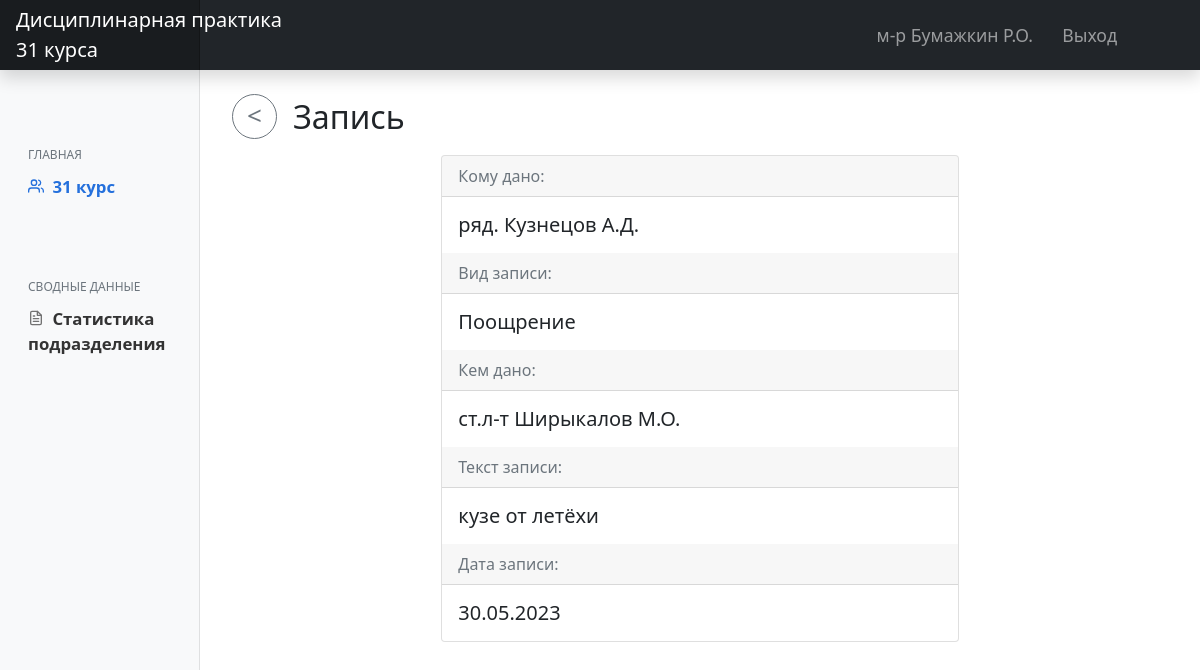
Page /note/pooschrenie-kuze-ot-letyohi-2b25f8c2/ (signed in) on the committed database.
### main/models.py (models this page shows, shortened)
class CustomUser(AbstractUser):
    LS = 1
    KO = 2
    KG = 3
    KOF = 4
    ST = 5
    NK = 6
    ROLE_CHOICES = (
        (LS, 'Курсант'),
        (KO, 'Командир отделения'),
        (KG, 'Командир группы'),
        (KOF, 'Курсовой офицер'),
        (ST, 'Старшина курса'),
        (NK, 'Начальник курса')
    )
    RANG_CHOICES = (
        ('ряд.', 'Рядовой'),
        ('мл.с-т', 'Мл.Сержант'),
        ('с-т', 'Сержант'),
        ('ст.с-т', 'Ст.Сержант'),
        ('пр-к', 'Прапорщик'),
        ('ст.пр-к', 'Ст.Прапорщик'),
        ('л-т', 'Лейтенант'),
        ('ст.л-т', 'Ст.Лейтенант'),
        ('к-н', 'Капитан'),
        ('м-р', 'Майор'),
        ('п/п-к', 'Подполковник'),
        ('п-к', 'Полковник')
    )
    role = models.PositiveSmallIntegerField('Должность', choices=ROLE_CHOICES, blank=True, null=True)
    first_name = models.CharField('Имя', max_length=50, blank=True, null=True)
    last_name = models.CharField('Фамилия', max_length=50, blank=True, null=True)
    surname = models.CharField('Отчество', max_length=50, blank=True, null=True)
    rang = models.CharField('Воинское звание', choices=RANG_CHOICES, max_length=50, blank=True, null=True)
    category = TreeForeignKey('Category', on_delete=models.PROTECT, related_name='staff', verbose_name='Подразделение',
                              blank=True, null=True)
    slug = models.SlugField(max_length=255, help_text='Заполняется автоматически!', db_index=True, blank=True)
    def get_FIO(self):
        if self.last_name:
            return str(self.rang) + ' ' + str(self.last_name) + ' ' + str(self.first_name[0].upper()) + '.' + str(
                self.surname[0].upper()) + '.'
        else:
            return "'unknown'"

class Category(MPTTModel):
    COURSE_TYPE = "course"
    PLATOON_TYPE = "platoon"
    GROUP_TYPE = "group"
    UNIT_TYPE = "unit"
    type_choices = [
        (COURSE_TYPE, "Курс"),
        (PLATOON_TYPE, "Взвод"),
        (GROUP_TYPE, "Группа"),
        (UNIT_TYPE, "Отделение"),
    ]
    title = models.CharField(max_length=50, unique=True, verbose_name='Название позразделения')
    type = models.CharField(choices=type_choices, max_length=25, verbose_name="Тип категории")
    parent = TreeForeignKey('self', on_delete=models.PROTECT, null=True, blank=True, related_name='children',
                            db_index=True, verbose_name='Родительская категория')
    slug = models.SlugField()
    class MPTTMeta:
        order_insertion_by = ['title']
    class Meta:
        unique_together = [['parent', 'slug']]
        verbose_name = 'Категория'
        verbose_name_plural = 'Категории'

class Note(models.Model):
    TYPENOTE_CHOICES = (
        ('Поощрение', 'Поощрение'),
        ('Взыскание', 'Взыскание'),
        ('Снятие ранее применённого взыскания', 'Снятие ранее применённого взыскания'),
    )
    cadet = models.ForeignKey(settings.AUTH_USER_MODEL, on_delete=models.CASCADE, related_name='notes',
                              verbose_name='Кому')
    type = models.CharField('Вид записи', choices=TYPENOTE_CHOICES, max_length=40)
    who_gave = models.ForeignKey(settings.AUTH_USER_MODEL, on_delete=models.PROTECT, related_name='written_notes',
                                 verbose_name='Кем дано')
    text = models.TextField('Текст записи')
    date = models.DateTimeField('Дата', default=datetime.now())
    check_active = models.BooleanField('Активно', default=True)
    slug = models.SlugField(max_length=255, unique=True, db_index=True, blank=True)
    class Meta:
        verbose_name = 'Запись'
        verbose_name_plural = 'Записи'

### main/views.py (the view)
# urls.py: path('note/<slug:slug>/', UserNoteView.as_view(), name='user_note_detail'),
class UserNoteView(DetailView):
    model = Note
    context_object_name = 'note'
    template_name = 'main/note_detail.html'

### main/templates/main/note_detail.html (shortened to what this page needs)
{% extends 'main/layout.html' %}
{% load static %}
{% block content %}
    <h2 class="mt-4 ms-2"><a onclick="history.back();"><button class="btn btn-outline-secondary btn-circle btn-sm mb-2 me-3"><</button></a>Запись</h2>
    <div class="container">
        <div class="row justify-content-center">
            <div class="col-7">
                <div class="card">
                    <div class="card-header text-muted">
                        Кому дано:
                    </div>
                    <div class="card-body">
                        <h5 class="h5 mb-0">{{ note.cadet.get_FIO }}</h5>
                    </div>
                    <div class="card-header text-muted">
                        Вид записи:
                    </div>
                    <div class="card-body">
                        <h5 class="h5 mb-0">{{ note.type }}</h5>
                    </div>
                    <div class="card-header text-muted">
                        Кем дано:
                    </div>
                    <div class="card-body">
                        <h5 class="h5 mb-0">{{ note.who_gave.get_FIO }}</h5>
                    </div>
                    <div class="card-header text-muted">
                        Текст записи:
                    </div>
                    <div class="card-body">
                        <h5 class="h5 mb-0">{{ note.text }}</h5>
                    </div>
                    <div class="card-header text-muted">
                        Дата записи:
                    </div>
                    <div class="card-body">
                        <h5 class="h5 mb-0">{{ note.date|date:"d.m.Y" }}</h5>
                    </div>
                </div>
            </div>
        </div>
    </div>
{% endblock %}

### main/templates/main/layout.html (shortened to what this page needs)
{% load static %}
<!DOCTYPE html>
<html lang="ru">
<head>
    <link rel="stylesheet" href="{% static 'main/css/main.css' %}">
    <link rel="stylesheet" href="{% static 'main/css/bootstrap.min.css' %}">
    <link href="{% static 'main/js/main.js' %}" rel="stylesheet">
  </head>
  <body>
  <header class="navbar navbar-dark sticky-top bg-dark flex-md-nowrap p-0 shadow">
      <a href="{% url 'home' %}" class="navbar-brand col-md-3 col-lg-2 me-0 px-3 text-start">Дисциплинарная практика<br>31 курса</a>
      <div class="navbar-nav">
          <div class="row row-cols-2 mx-2 gx-5">
              <div class="nav-item text-nowrap">
                  <a class="nav-link nav-el">{{ request.user.get_FIO }}</a>
              </div>
              <div class="nav-item text-nowrap">
                  <a class="nav-link nav-el px-3" href="{% url 'logout' %}">Выход</a>
              </div>
          </div>
      </div>
  </header>
  <div class="container-fluid">
      <div class="row">
          <nav id="sidebarMenu" class="col-md-3 col-lg-2 d-md-block bg-light sidebar collapse">
              <div class="position-sticky pt-5">
                  <h6 class="sidebar-heading d-flex justify-content-between align-items-center px-3 mb-1 text-muted">
                      Главная</h6>
                  <ul class="nav flex-column">
                      {% if request.user.role > 1 %}
                      <li class="nav-item">
                          <a class="nav-link active" aria-current="page" href="{% url 'view_group_content' %}">
                              <span data-feather="users"></span>
                              {{ request.user.category.title }}
                          </a>
                      </li>
                      {% endif %}
                  </ul>
                  {% if request.user.role > 1 %}
                  <h6 class="sidebar-heading d-flex justify-content-between align-items-center px-3 pt-5 mt-4 mb-1 text-muted">
                      сводные данные</h6>
                  <ul class="nav flex-column mb-2">
                      <li class="nav-item">
                          <a class="nav-link" href="{% url 'statistica' %}">
                              <span data-feather="file-text"></span>
                              Статистика подразделения
                          </a>
                      </li>
                  </ul>
                  {% endif %}
              </div>
    </nav>
    <main class="col-md-9 ms-sm-auto col-lg-10 px-md-4">
        {% block content %}{% endblock %}
    </main>
  </div>
</div>
  </body>
</html>

### main/static/main/css/main.css (style rules this page uses)
body { font-size: .875rem; }
.feather { width: 16px; height: 16px; vertical-align: text-bottom; }
.sidebar { position: fixed; top: 0; bottom: 0; left: 0; z-index: 100; padding: 100px 0 0; box-shadow: inset -1px 0 0 rgba(0, 0, 0, .1); }
.sidebar .nav-link { font-weight: 600; color: #333; font-size: 1.05rem; }
.sidebar .nav-link .feather { margin-right: 4px; margin-bottom: 4px; color: #727272; }
.sidebar .nav-link { transition: transform .3s ease-out; }
.sidebar .nav-link.active { color: #2470dc; }
.sidebar .nav-link:hover .feather, .sidebar .nav-link.active .feather { color: inherit; }
.sidebar-heading { font-size: .75rem; text-transform: uppercase; }
.navbar-brand { padding-top: .75rem; padding-bottom: .75rem; font-size: 1.15rem; background-color: rgba(0, 0, 0, .25); box-shadow: inset -1px 0 0 rgba(0, 0, 0, .25); }
.nav-el { font-size: 1.1rem; }
.btn-circle.btn-sm { width: 45px; height: 45px; padding-top: 0px; padding-bottom: 3px; border-radius: 60px; font-size: 26px; text-align: center; }

### rows in the picture
CustomUser: user.get_FIO "м-р Бумажкин Р.О.", user.category "31 курс"
Note: cadet.get_FIO "ряд. Кузнецов А.Д.", type "Поощрение", who_gave.get_FIO "ст.л-т Ширыкалов М.О.", text "кузе от летёхи", date "30.05.2023"
